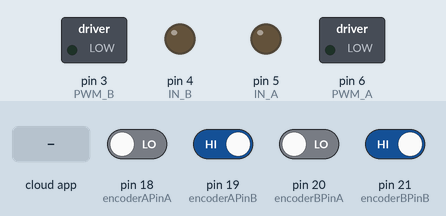
The sketch below on a simulated Arduino Mega 2560, built with avr-gcc and run on an emulated ATmega2560. Parts: switched loads named in the sketch (green lamp = pin HIGH), output pins drawn as LEDs (lit = HIGH). Inputs (shaded band) come from the test bench; at power-on: pin 19 (encoderAPinB), pin 21 (encoderBPinB) HIGH, pin 18 (encoderAPinA), pin 20 (encoderBPinA) LOW. The ROS host is connected and sends only what is stated.

Above: at 1.2 s.
1.3 s: the phone or cloud app sets linear.x to -100
At 2.0 s:
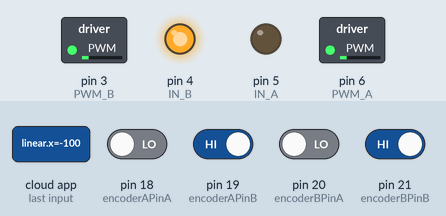
2.8 s: the phone or cloud app sets angular.z to -100
At 3.2 s:
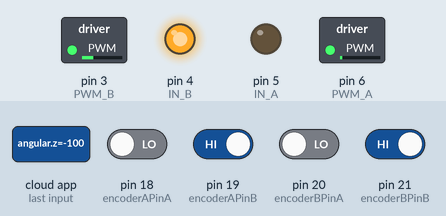
4.3 s: the phone or cloud app sets linear.x to 0
At 5.4 s:
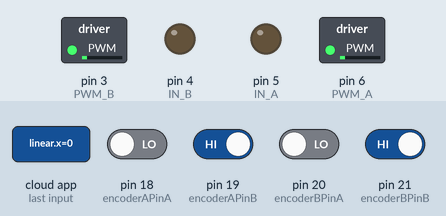
5.8 s: the phone or cloud app sets angular.z to 0
At 6.6 s:
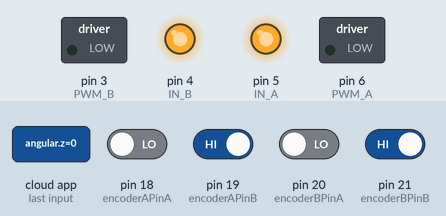
7.3 s: the phone or cloud app sets linear.x to 100
At 7.8 s:
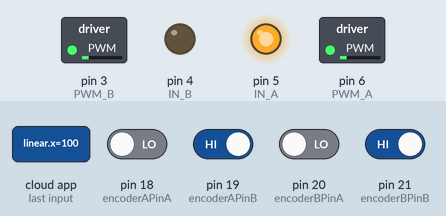
8.8 s: the phone or cloud app sets angular.z to 100
At 10.2 s:
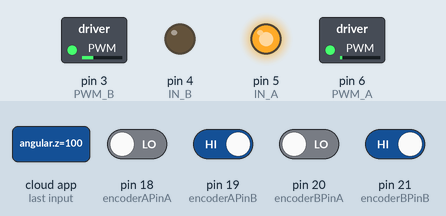
Timing chart, 0 to 11.3 s (numbered marks = the images above; inputs shaded):
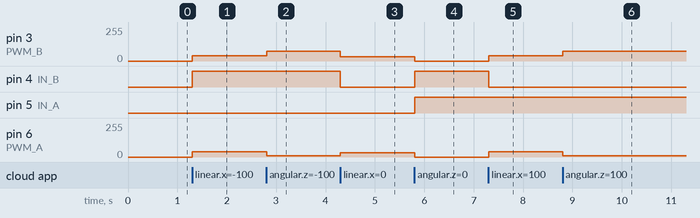

Measured:
- after the input at 1.3 s, pin 3 (PWM_B), pin 6 (PWM_A): 0/255 → 41/255 at once; pin 4 (IN_B): LOW → HIGH at once
- after the input at 2.8 s, pin 3 (PWM_B): 41/255 → 72/255 at once; pin 6 (PWM_A): 41/255 → 10/255 at once
- after the input at 4.3 s, pin 3 (PWM_B): 72/255 → 31/255 at once; pin 4 (IN_B): HIGH → LOW at once; pin 6 (PWM_A): 10/255 → 31/255 at once
- after the input at 5.8 s, pin 3 (PWM_B), pin 6 (PWM_A): 31/255 → 0/255 at once; pin 4 (IN_B), pin 5 (IN_A): LOW → HIGH at once
- after the input at 7.3 s, pin 3 (PWM_B), pin 6 (PWM_A): 0/255 → 41/255 at once; pin 4 (IN_B): HIGH → LOW at once
- after the input at 8.8 s, pin 3 (PWM_B): 41/255 → 72/255 at once; pin 6 (PWM_A): 41/255 → 10/255 at once

The sketch:

race.ino
```cpp
// race_code
// for Mega 2560

//ros
#include <Arduino.h>
#include <ros.h>
#include <ros/time.h>
#include <std_msgs/Float64.h>
#include <geometry_msgs/Twist.h>
//#include <nav_msgs/Odometry.h>
#include <MsTimer2.h>
#include <Wire.h>
#include "math.h"

ros::NodeHandle  nh;
geometry_msgs::Twist encoder_msg;
//nav_msgs::Odometry encoder_msg;
ros::Publisher pub_encoder("encoder_pulse", &encoder_msg);

//R-MOTOR
#define PWM_B  3   //Yellow
#define IN_B   4   //Orange

//L-MOTOR
#define PWM_A  6  //Purple
#define IN_A   5  //Blue

//L-ENCODER
#define encoderAPinA 18 //Brown
#define encoderAPinB 19 //White

//R-ENCODERss
#define encoderBPinA 20 //Gray
#define encoderBPinB 21 //Purple

// ROBOT DESCRIPTION
#define MAX_PWM 255
#define MAX_RPM 285
#define DISTANCE_CENTER_TO_WHEEL 24.0
#define WHEEL_DIAMETER 115
#define PULSE_PER_CYCLE 76
#define MOTOR_ENCODER_GEAR_RATIO 12
#define TICK_PER_CYCLE 912 // PULSE_PER_CYCLE * MOTOR_ENCODER_GEAR_RATIO
#define TICK_PER_MAX_RPM_IN_MINUTE 259920// MAX_RPM * TICK_PER_CYCLE

//PID CONTROL
#define P_GAIN 0.2
#define D_GAIN 2.0

// ENCODER VARIABLE
int encoderAPos = 0;
int encoderBPos = 0;
int average_encoder = 0;

// INPUT VARIABLE
float velocity_input = 0;
float angle_input = 0;

// CALCULATION
float velocity_gain = 0;
float anlge_gain = 0;
float L_Velocity_target = 0;
float L_Velocity_present = 0;
float L_Encoder_target = 0;
float L_error = 0;
float R_Velocity_target = 0;
float R_Velocity_present = 0;
float R_Encoder_target = 0;
float R_error = 0;

//MOTOR WAY FUNCTION
void Motor_Forward (void);
void Motor_Backward (void);
void Motor_Rightward (void);
void Motor_Leftward (void);
void STOP(void);

//MOTOER INTERRUPT FUNCTION
void doEncoderAA(void);
void doEncoderAB(void);
void doEncoderBA(void);
void doEncoderBB(void);
void Encoder_reset(void);

void MOTOR (const geometry_msgs::Twist& msg)
{
    // GET DATA
    velocity_input = msg.linear.x;
    angle_input = msg.angular.z;

    // SET DATA SAFETY
    if(angle_input > 0.25)
       angle_input = 0.25;
    else if(angle_input < -0.25)
       angle_input = -0.25;
    else;

    if(velocity_input > 0.1)
      velocity_input = 0.1;
    else if(velocity_input < -0.1)
      velocity_input =- 0.1;
    else;

    // SET DATA GAIN
    velocity_gain = 400*velocity_input;
    anlge_gain = 5*angle_input;

    L_Velocity_target = velocity_gain - (anlge_gain * DISTANCE_CENTER_TO_WHEEL);
    L_Velocity_target = abs(L_Velocity_target);
    R_Velocity_target = velocity_gain + (anlge_gain * DISTANCE_CENTER_TO_WHEEL);
    R_Velocity_target = abs(R_Velocity_target);

    L_Velocity_present = L_Velocity_target;
    R_Velocity_present = R_Velocity_target; // 치우치면 좀 더해서 넣어준다.

    L_Encoder_target = (((L_Velocity_target * MAX_RPM) / MAX_PWM) * TICK_PER_CYCLE) / 12000;
    R_Encoder_target = (((R_Velocity_target * MAX_RPM) / MAX_PWM) * TICK_PER_CYCLE) / 12000; //6000 => 1m->60s / 1ms->0.001s

    // CONTROL FIELD
    L_error = encoderAPos - L_Encoder_target;
    L_error = abs(L_error);
    R_error = encoderBPos - R_Encoder_target;
    R_error = abs(R_error);

    if(encoderBPos < R_Encoder_target)
      R_Velocity_target = R_Velocity_present + D_GAIN * R_error * P_GAIN;
    else if(encoderBPos > R_Encoder_target)
      R_Velocity_target = R_Velocity_present - D_GAIN * R_error * P_GAIN;
    else;

    if(encoderAPos > L_Encoder_target)
      L_Velocity_target = L_Velocity_present - D_GAIN * L_error * P_GAIN;
    else if(encoderAPos < L_Encoder_target)
      L_Velocity_target = L_Velocity_present + D_GAIN * L_error * P_GAIN;
    else ;

    if(velocity_input > 0) //front
      Motor_Forward();
    else if(velocity_input < 0) //back
      Motor_Backward();
    else;

    if(velocity_input == 0)
    {
      if(angle_input > 0) //right
        Motor_Rightward();
      else if(angle_input < 0) //left
        Motor_Leftward();
      else if(angle_input == 0) //stop
        STOP();
      else;
    }
    else;
}

ros::Subscriber<geometry_msgs::Twist> sub("cmd_vel", &MOTOR);

void setup()
{
  //L-MOTOR
  pinMode(IN_A, OUTPUT); // 방향L
  pinMode(PWM_A, OUTPUT); // 속도

  //R-MOTOR
  pinMode(IN_B, OUTPUT); // 방향R
  pinMode(PWM_B, OUTPUT); // 속도

  //L-ENCODER
  pinMode(encoderAPinA, INPUT);
  pinMode(encoderAPinB, INPUT);
  attachInterrupt(5, doEncoderAA, CHANGE); // encoder pin on interrupt 3 (pin 18)
  attachInterrupt(4, doEncoderAB, CHANGE); // encoder pin on interrupt 2 (pin 19)

  //R-ENCODER
  pinMode(encoderBPinA, INPUT);
  pinMode(encoderBPinB, INPUT);
  attachInterrupt(3, doEncoderBA, CHANGE); // encoder pin on interrupt 1 (pin 20)
  attachInterrupt(2, doEncoderBB, CHANGE); // encoder pin on interrupt 0 (pin 21)

  nh.initNode();
  nh.subscribe(sub);
  nh.advertise(pub_encoder);
}

void loop()
{
//  encoder_msg.linear.x = velocity_input;
//  encoder_msg.linear.y = angle_input;
//  encoder_msg.angular.x = L_Velocity_target;
//  encoder_msg.angular.y = R_Velocity_target;

//  encoder_msg.pose.pose.linear.y = encoderAPos;
//  encoder_msg.pose.pose.linear.x = encoderBPos;

//  encoder_msg.linear.y = encoderAPos;
//  encoder_msg.linear.x = encoderBPos;

  average_encoder = ( encoderAPos + encoderBPos ) / 2;
//  encoder_msg.pose.pose.angular.z = average_encoder;
  encoder_msg.linear.z = average_encoder;

  pub_encoder.publish(&encoder_msg);

  encoderAPos = 0;
  encoderBPos = 0;
  average_encoder = 0;

  nh.spinOnce();
  delay(10);
}

void Motor_Forward ()
{
  digitalWrite(IN_A, HIGH);
  digitalWrite(IN_B, LOW);

  analogWrite(PWM_A, L_Velocity_target);
  analogWrite(PWM_B, R_Velocity_target);
}

void Motor_Backward ()
{
  digitalWrite(IN_A, LOW);
  digitalWrite(IN_B, HIGH);

  analogWrite(PWM_A, L_Velocity_target);
  analogWrite(PWM_B, R_Velocity_target);
}

void Motor_Leftward ()
{
  digitalWrite(IN_A, LOW);
  digitalWrite(IN_B, LOW);

  analogWrite(PWM_A, L_Velocity_target);
  analogWrite(PWM_B, R_Velocity_target);
}

void Motor_Rightward ()
{
  digitalWrite(IN_A, HIGH);
  digitalWrite(IN_B, HIGH);

  analogWrite(PWM_A, L_Velocity_target);
  analogWrite(PWM_B, R_Velocity_target);
}

void STOP(void)
{
  digitalWrite(IN_A, HIGH);
  digitalWrite(IN_B, HIGH);

  analogWrite(PWM_A, 0);
  analogWrite(PWM_B, 0);
}

void doEncoderAA(void)
{
  if (digitalRead(encoderAPinA) == HIGH) // look for a low-to-high on channel A
  {
    if (digitalRead(encoderAPinB) == LOW) // check channel B to see which way encoder is turning
      encoderAPos++ ;

    else
      encoderAPos-- ;
  }

  else   // must be a high-to-low edge on channel A
  {
    if (digitalRead(encoderAPinB) == HIGH) // check channel B to see which way encoder is turning
      encoderAPos++ ;

    else
      encoderAPos-- ;
  }
}

void doEncoderAB(void)
{
  if (digitalRead(encoderAPinB) == HIGH) // look for a low-to-high on channel B
  {
    if (digitalRead(encoderAPinA) == HIGH) // check channel A to see which way encoder is turning
      encoderAPos++ ;

    else
      encoderAPos-- ;
  }

  else // Look for a high-to-low on channel B
  {
    if (digitalRead(encoderAPinA) == LOW) // check channel B to see which way encoder is turning
      encoderAPos++ ;

    else
      encoderAPos-- ;
  }
}

void doEncoderBA(void)
{

  if (digitalRead(encoderBPinA) == HIGH) // look for a low-to-high on channel A
  {
    if (digitalRead(encoderBPinB) == LOW) // check channel B to see which way encoder is turning
      encoderBPos-- ;

    else
      encoderBPos++ ;

  }

  else // must be a high-to-low edge on channel A
  {

    if (digitalRead(encoderBPinB) == HIGH) // check channel B to see which way encoder is turning
      encoderBPos-- ;

    else
      encoderBPos++ ;
  }
}

void doEncoderBB(void)
{

  if (digitalRead(encoderBPinB) == HIGH) // look for a low-to-high on channel B
  {
    if (digitalRead(encoderBPinA) == HIGH) // check channel A to see which way encoder is turning
      encoderBPos-- ;

    else
      encoderBPos++ ;

  }

  else // Look for a high-to-low on channel B
  {

    if (digitalRead(encoderBPinA) == LOW) // check channel B to see which way encoder is turning
      encoderBPos-- ;

    else
      encoderBPos++ ;
  }
}
```
